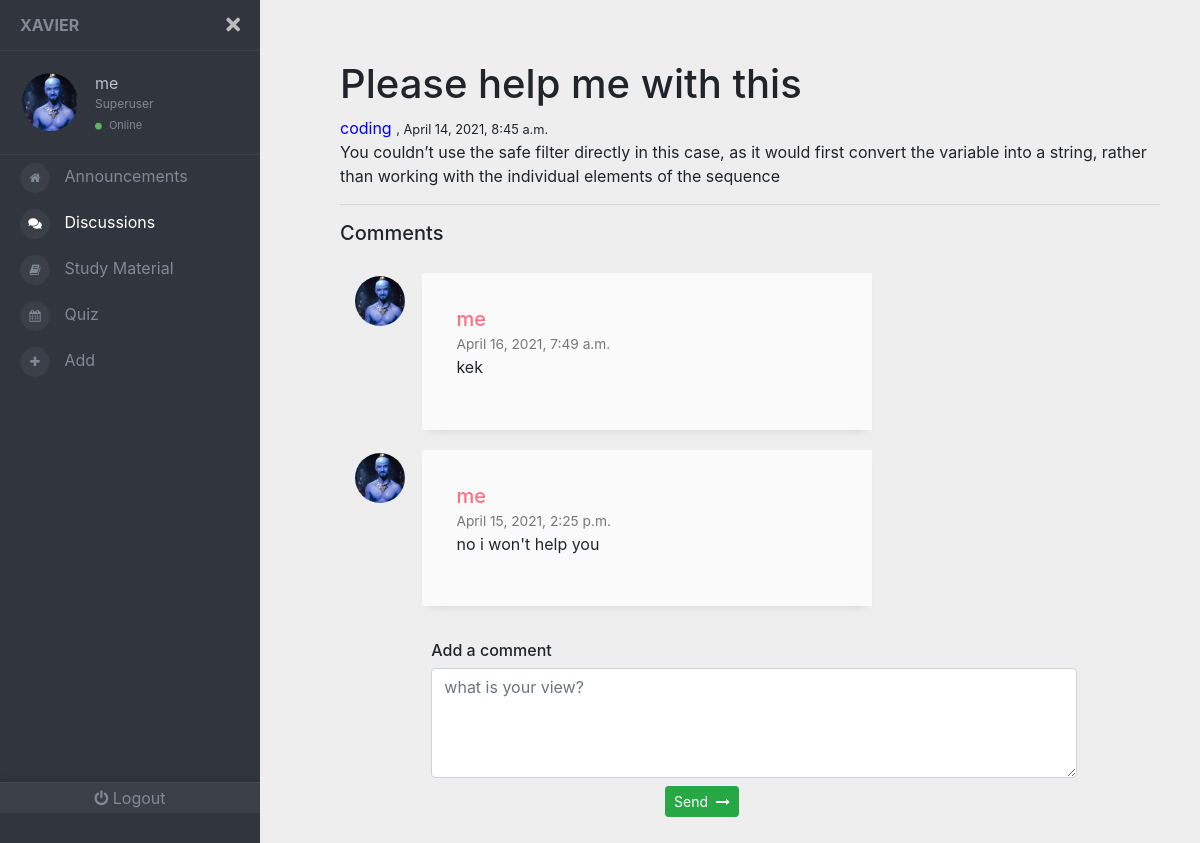
Screenshot of /discussions/main/?discuss=aSA8iN1y (signed in) with the database file from the repository.
### front/models.py (models this page shows, shortened)
class Profile(models.Model):
	user= models.OneToOneField(User , on_delete = models.CASCADE )
	image = models.ImageField(default='default.jpg' , upload_to = 'profile_pics')
	color = models.CharField(max_length=7, default='#000000')

class Discussion(models.Model):
	title = models.CharField(max_length=30  , default='Please help me with this')
	content = models.TextField()
	time= models.DateTimeField(auto_now_add=True)
	author = models.ForeignKey(User , on_delete =  models.SET(get_sentinel_user))
	room = models.CharField(max_length=8, default=get_code)

class Comment(models.Model):
	content = models.TextField()
	time= models.DateTimeField(auto_now_add=True)
	author = models.ForeignKey(User , on_delete = models.CASCADE)
	room = models.CharField(max_length=8, default='00000000')

### front/views.py (the view, shortened to what this page needs)
# urls.py: path('discussions/main/',views.discuss_main ,  name='discussmainpage'),
def discuss_main(request) :
	if not(request.user.is_authenticated):
		return redirect('signpage')
	try:
		discuss=request.GET['discuss']
	except:
		return HttpResponse('<h1>No such discussion</h1>')
	discussion = Discussion.objects.filter(room=discuss)[0]
	comments = Comment.objects.filter(room=discussion.room)
	comments2 = []
	for i in range(len(comments)-1 , -1 , -1):
		comments2.append(comments[i])
	send = SendComment()
	return render(request, 'front/disc_main.html' , {'discussion' : discussion , 'comments' :comments2 , 'send' : send })

### front/views.py
class SendComment(forms.ModelForm):
	class Meta :
		model = Comment
		fields = ['content' , 'room']

### front/templates/front/disc_main.html (shortened to what this page needs)
{% load static %}
<!DOCTYPE html>
<html lang="en">
  <head>
    <link rel="stylesheet" href='{% static "front/navbar.css" %}' />
    <link
      rel="stylesheet"
      href="https://cdnjs.cloudflare.com/ajax/libs/twitter-bootstrap/4.1.1/css/bootstrap.css"
    />
    <link
      rel="stylesheet"
      href="https://use.fontawesome.com/releases/v5.0.13/css/all.css"
    />
    <link rel="stylesheet" href='{% static "front/material.css" %}' />
    <link rel="stylesheet" href='{% static "front/study.css" %}' />
  </head>
  <body  >
    <div class="page-wrapper chiller-theme toggled">
      <nav id="sidebar" class="sidebar-wrapper">
        <div class="sidebar-content">
          <div class="sidebar-brand">
            <a href="{% url 'mainpage' %} " >Xavier</a>
            <div id="close-sidebar">
              <i class="fas fa-times"></i>
            </div>
          </div>
          <div class="sidebar-header">
            <div class="user-pic">
              <img
                class="img-responsive img-rounded"
                src="{{request.user.profile.image.url}}"
                alt="User picture"
                style = "border-radius: 50% ;"
              />
            </div>
            <div class="user-info">
              <span class="user-name">
                {{ request.user.username }}
              </span>
              <span class="user-role">
                  {% if request.user.is_superuser %}
              Superuser
                 {% elif request.user.is_staff %}
              Staff
                  {% else %}
              Student
                  {% endif %}
            </span>
              <span class="user-status">
                <i class="fa fa-circle"></i>
                <span>Online</span>
              </span>
            </div>
          </div>
          <div class="sidebar-menu">
            <ul>
              <li>
                <a href="{% url 'mainpage' %} "
                  ><i class="fa fa-home" aria-hidden="true"></i>
                  <span>Announcements</span>
                </a>
              </li>
              <li>
                <a href="{% url 'discusspage' %} "  style="color: white" >
                  <i class="fas  fa-comments"></i>
                  <span>Discussions</span>
                </a>
              </li>
              <li>
                <a href="{% url 'studypage' %}"
                  ><i class="fa  fa-book"></i>
                  <span>Study Material</span>
                </a>
              </li>
              <li>
                <a href="{% url 'quizpage' %} "
                ><i class="fa fa-calendar"></i>
                  <span>Quiz</span>
                </a>
              </li>
              <li>
                <a href="{% url 'addpage' %} "
                ><i class="fa fa-plus" aria-hidden="true"></i>
                  <span>Add</span>
                </a>
              </li>
            </ul>
          </div>
          <div class="sidebar-footer">
            <a href="{% url 'logout' %} " style="text-decoration: none">
              <i class="fa fa-power-off"></i>
              <span>Logout</span></a
            >
          </div>
        </div>
      </nav>
      <main class="page-content">
        <div class="container">
          <h1>{{discussion.title}}</h1> <h7 style="color: {{discussion.author.profile.color}}">{{discussion.author}}  </h7> <small> , {{discussion.time}}</small>
          <p>
            {{discussion.content}}
          </p>
          <hr />
          <h5>Comments</h5>
          <link
            href="https://maxcdn.bootstrapcdn.com/font-awesome/4.7.0/css/font-awesome.min.css"
            rel="stylesheet"
          />
          <div class="container">
            <div class="row">
              {% for comment in comments %}
              <div class="col-md-8">
                <div class="media g-mb-30 media-comment">
                  <img
                    class="d-flex g-width-50 g-height-50 rounded-circle g-mt-3 g-mr-15"
                    src="{{comment.author.profile.image.url}}"
                    alt="Image Description"
                  />
                  <div class="media-body u-shadow-v18 g-bg-secondary g-pa-30">
                    <div class="g-mb-15">
                      <h5 class="h5 g-color-gray-dark-v1 mb-0" style="color: {{comment.author.profile.color}}">{{comment.author}}</h5>
                      <span class="g-color-gray-dark-v4 g-font-size-12"
                        >{{comment.time}}</span
                      >
                    </div>
                    <p>
                      {{comment.content}}
                    </p>
                  </div>
                </div>
              </div>
              {% endfor %}
            </div>
          </div>
          <div style="margin-top: 35px">
            <div style="display: flex; justify-content: center">
              <div class="col-10">
                <div class="comment-box ml-2">
                  <h6>Add a comment</h6>
                  <div class="comment-area">
                    <textarea
                    id = "text"
                      class="form-control"
                      placeholder="what is your view?"
                      rows="4"
                    ></textarea>
                  </div>
                  <div class="comment-btns mt-2">
                    <div class="row">
                      <div class="col-6">
                        <div class="pull-right">
	                          <button class="btn btn-success send btn-sm" type="submit" id="send2" onclick = 'comment(event)'>
	                            Send <i class="fa fa-long-arrow-right ml-1"></i>
	                          </button>
                        </div>
                      </div>
                    </div>
                  </div>
                </div>
              </div>
            </div>
          </div>
        </div>
      </main>
    </div>
  </body>
</html>

### front/templates/front/disc_main.html (style rules this page uses)
body { margin-top: 20px; background: #eee; }
@media (min-width: 0) { .g-mr-15 { margin-right: 1.07143rem !important; } }
@media (min-width: 0) { .g-mt-3 { margin-top: 0.21429rem !important; } }
.g-height-50 { height: 50px; }
.g-width-50 { width: 50px !important; }
@media (min-width: 0) { .g-pa-30 { padding: 2.14286rem !important; } }
.g-bg-secondary { background-color: #fafafa !important; }
.u-shadow-v18 { box-shadow: 0 5px 10px -6px rgba(0, 0, 0, 0.15); }
.g-color-gray-dark-v4 { color: #777 !important; }
.g-font-size-12 { font-size: 0.85714rem !important; }
.media-comment { margin-top: 20px; }

### rows the page displays
Discussion: title "Please help me with this", author "coding", time "April 14, 2021, 8:45 a.m.", content "You couldn’t use the safe filter directly in this case, as it would first convert the variable into a string, rather than working with the individual elements of the sequence"
Comment: author.profile.image (picture), author "me", time "April 16, 2021, 7:49 a.m.", content "kek"
Comment: author.profile.image (picture), author "me", time "April 15, 2021, 2:25 p.m.", content "no i won't help you"

### other values shown
{{ request.user.username }} "me"
